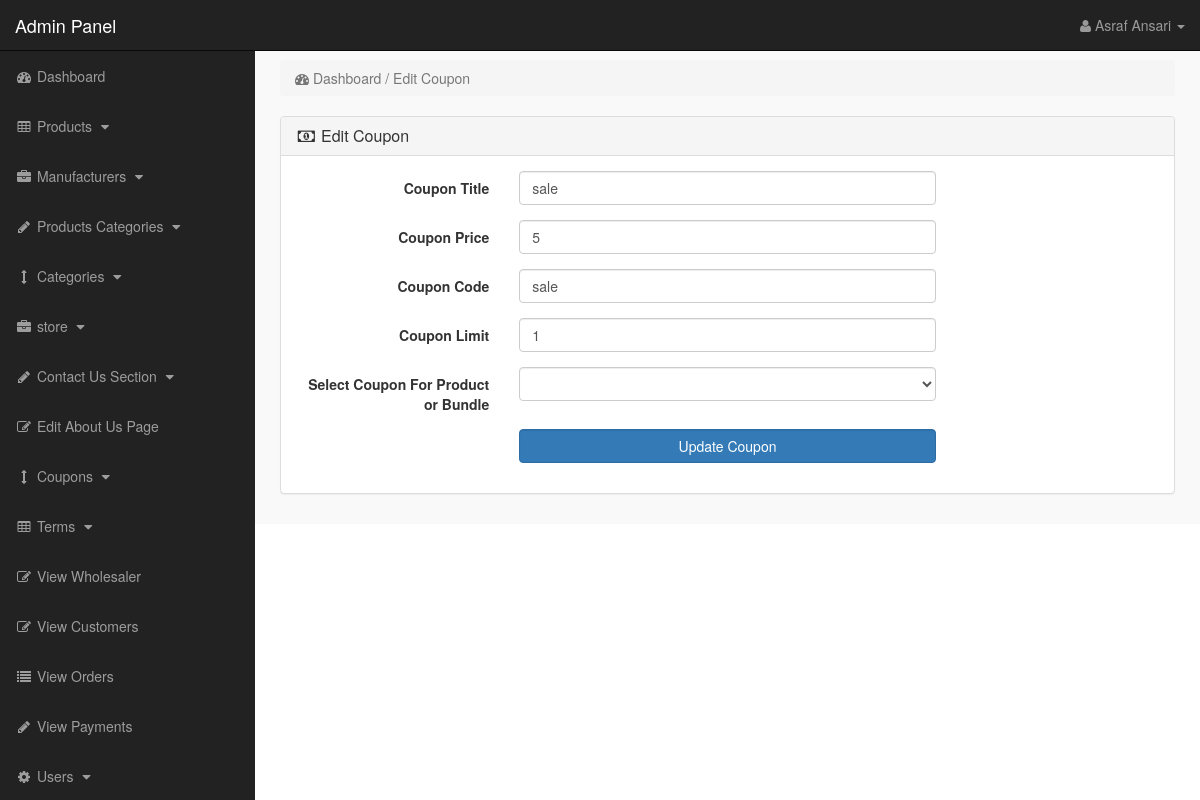
Screenshot of /admin_area/index.php?edit_coupon=0 (signed in) with the database file from the repository.
### tables this page shows
CREATE TABLE `coupons` (
  `coupon_id` int(10) NOT NULL,
  `product_id` int(10) NOT NULL,
  `coupon_title` varchar(255) NOT NULL,
  `coupon_price` varchar(255) NOT NULL,
  `coupon_code` varchar(255) NOT NULL,
  `coupon_limit` int(100) NOT NULL,
  `coupon_used` int(100) NOT NULL
);

### admin_area/edit_coupon.php (the view, shortened to what this page needs)
<?php
if(!isset($_SESSION['admin_email'])){
echo "<script>window.open('login.php','_self')</script>";
}
else {
?>
<?php
if(isset($_GET['edit_coupon'])){
$edit_id = $_GET['edit_coupon'];
$edit_coupon = "select * from coupons where coupon_id='$edit_id'";
$run_edit = mysqli_query($con,$edit_coupon);
$row_edit = mysqli_fetch_array($run_edit);
$c_title = $row_edit['coupon_title'];
$c_price = $row_edit['coupon_price'];
$c_code = $row_edit['coupon_code'];
$c_limit = $row_edit['coupon_limit'];
$p_id = $row_edit['product_id'];
$get_products = "select * from products where product_id='$p_id'";
$run_products = mysqli_query($con,$get_products);
$row_products = mysqli_fetch_array($run_products);
$product_id = $row_products['product_id'];
$product_title = $row_products['product_title'];
}
?>
<div class="row">
<div class="col-lg-12">
<ol class="breadcrumb">
<li class="active">
<i class="fa fa-dashboard"> </i> Dashboard / Edit Coupon
</li>
</ol>
</div>
</div>
<div class="row">
<div class="col-lg-12">
<div class="panel panel-default">
<div class="panel-heading">
<h3 class="panel-title">
<i class="fa fa-money fa-fw"> </i> Edit Coupon
</h3>
</div>
<div class="panel-body">
<form class="form-horizontal" method="post" action="">
<div class="form-group" >
<label class="col-md-3 control-label"> Coupon Title </label>
<div class="col-md-6">
<input type="text" name="coupon_title" class="form-control" value="<?php echo $c_title; ?>" >
</div>
</div>
<div class="form-group" >
<label class="col-md-3 control-label"> Coupon Price </label>
<div class="col-md-6">
<input type="text" name="coupon_price" class="form-control" value="<?php echo $c_price; ?>">
</div>
</div>
<div class="form-group" >
<label class="col-md-3 control-label"> Coupon Code </label>
<div class="col-md-6">
<input type="text" name="coupon_code" class="form-control" value="<?php echo $c_code; ?> ">
</div>
</div>
<div class="form-group" >
<label class="col-md-3 control-label"> Coupon Limit </label>
<div class="col-md-6">
<input type="number" name="coupon_limit" value="<?php echo $c_limit; ?>" class="form-control">
</div>
</div>
<div class="form-group" >
<label class="col-md-3 control-label"> Select Coupon For Product or Bundle </label>
<div class="col-md-6">
<select name="product_id" class="form-control">
<option value="<?php echo $product_id; ?>"> <?php echo $product_title; ?> </option>
<?php
$get_p = "select * from products where status='product'";
$run_p = mysqli_query($con,$get_p);
while($row_p = mysqli_fetch_array($run_p)){
$p_id = $row_p['product_id'];
$p_title = $row_p['product_title'];
echo "<option value='$p_id'> $p_title </option>";
}
?>
</select>
</div>
</div>
<div class="form-group" >
<label class="col-md-3 control-label"> </label>
<div class="col-md-6">
<input type="submit" name="update" class=" btn btn-primary form-control" value=" Update Coupon ">
</div>
</div>
</form>
</div>
</div>
</div>
</div>
<?php } ?>

### admin_area/includes/sidebar.php (shortened to what this page needs)
<?php
if (!isset($_SESSION['admin_email'])) {
    echo "<script>window.open('login.php','_self')</script>";
} else {
?>
    <nav class="navbar navbar-inverse navbar-fixed-top">
        <div class="navbar-header">
            <a class="navbar-brand" href="index.php?dashboard">Admin Panel</a>
        </div>
        <ul class="nav navbar-right top-nav">
            <li class="dropdown">
                <a href="#" class="dropdown-toggle" data-toggle="dropdown">
                    <i class="fa fa-user"></i>
                    <?php echo $admin_name; ?> <b class="caret"></b>
                </a>
            </li>
        </ul>
        <div class="collapse navbar-collapse navbar-ex1-collapse">
            <ul class="nav navbar-nav side-nav">
                <li>
                    <a href="index.php?dashboard">
                        <i class="fa fa-fw fa-dashboard"></i> Dashboard
                    </a>
                </li>
                <li>
                    <a href="#" data-toggle="collapse" data-target="#products">
                        <i class="fa fa-fw fa-table"></i> Products
                        <i class="fa fa-fw fa-caret-down"></i>
                    </a>
                </li>
                <li>
                    <a href="#" data-toggle="collapse" data-target="#manufacturers">
                        <i class="fa fa-fw fa-briefcase"></i> Manufacturers
                        <i class="fa fa-fw fa-caret-down"></i>
                    </a>
                </li>
                <li>
                    <a href="#" data-toggle="collapse" data-target="#p_cat">
                        <i class="fa fa-fw fa-pencil"></i> Products Categories
                        <i class="fa fa-fw fa-caret-down"></i>
                    </a>
                </li>
                <li>
                    <a href="#" data-toggle="collapse" data-target="#cat">
                        <i class="fa fa-fw fa-arrows-v"></i> Categories
                        <i class="fa fa-fw fa-caret-down"></i>
                    </a>
                </li>
                <li>
                    <a href="#" data-toggle="collapse" data-target="#store">
                        <i class="fa fa-fw fa-briefcase"></i> store
                        <i class="fa fa-fw fa-caret-down"></i>
                    </a>
                </li>
                <li>
                    <a href="#" data-toggle="collapse" data-target="#contact_us">
                        <i class="fa fa-fw fa-pencil"> </i> Contact Us Section
                        <i class="fa fa-fw fa-caret-down"></i>
                    </a>
                </li>
                <li>
                    <a href="index.php?edit_about_us">
                        <i class="fa fa-fw fa-edit"></i> Edit About Us Page
                    </a>
                </li>
                <li>
                    <a href="#" data-toggle="collapse" data-target="#coupons">
                        <i class="fa fa-fw fa-arrows-v"></i> Coupons
                        <i class="fa fa-fw fa-caret-down"></i>
                    </a>
                </li>
                <li>
                    <a href="#" data-toggle="collapse" data-target="#terms">
                        <i class="fa fa-fw fa-table"></i> Terms
                        <i class="fa fa-fw fa-caret-down"></i>
                    </a>
                </li>
                <li>
                    <a href="index.php?view_wholesaler">
                        <i class="fa fa-fw fa-edit"></i> View Wholesaler
                    </a>
                </li>
                <li>
                    <a href="index.php?view_customers">
                        <i class="fa fa-fw fa-edit"></i> View Customers
                    </a>
                </li>
                <li>
                    <a href="index.php?view_orders">
                        <i class="fa fa-fw fa-list"></i> View Orders
                    </a>
                </li>
                <li>
                    <a href="index.php?view_payments">
                        <i class="fa fa-fw fa-pencil"></i> View Payments
                    </a>
                </li>
                <li>
                    <a href="#" data-toggle="collapse" data-target="#users">
                        <i class="fa fa-fw fa-gear"></i> Users
                        <i class="fa fa-fw fa-caret-down"></i>
                    </a>
                </li>
            </ul>
        </div>
    </nav>
<?php } ?>

### admin_area/css/style.css (style rules this page uses)
body { margin-top:100px; }
@media (min-width: 768px) { body { margin-top:50px; } }
.top-nav { padding:0 15px; }
.top-nav>li { display:inline-block; float:left; }
.top-nav>li>a { padding-top:15px; padding-bottom:15px; line-height:20px; color:#999; }
@media (min-width: 768px) { .side-nav { position:fixed; top:51px; width:255px; border-radius:0; overflow-y:auto; background-color: #222; bottom:0; overflow-x:hidden; padding-bottom:40px; } }
@media (min-width: 768px) { .side-nav>li>a { width:255px; } }
.panel-body { border-radius:5px; }

### rows the page displays
coupons: coupon_title "sale", coupon_price "5", coupon_code "sale", coupon_limit "1"

### other values shown
$admin_name "Asraf Ansari"
